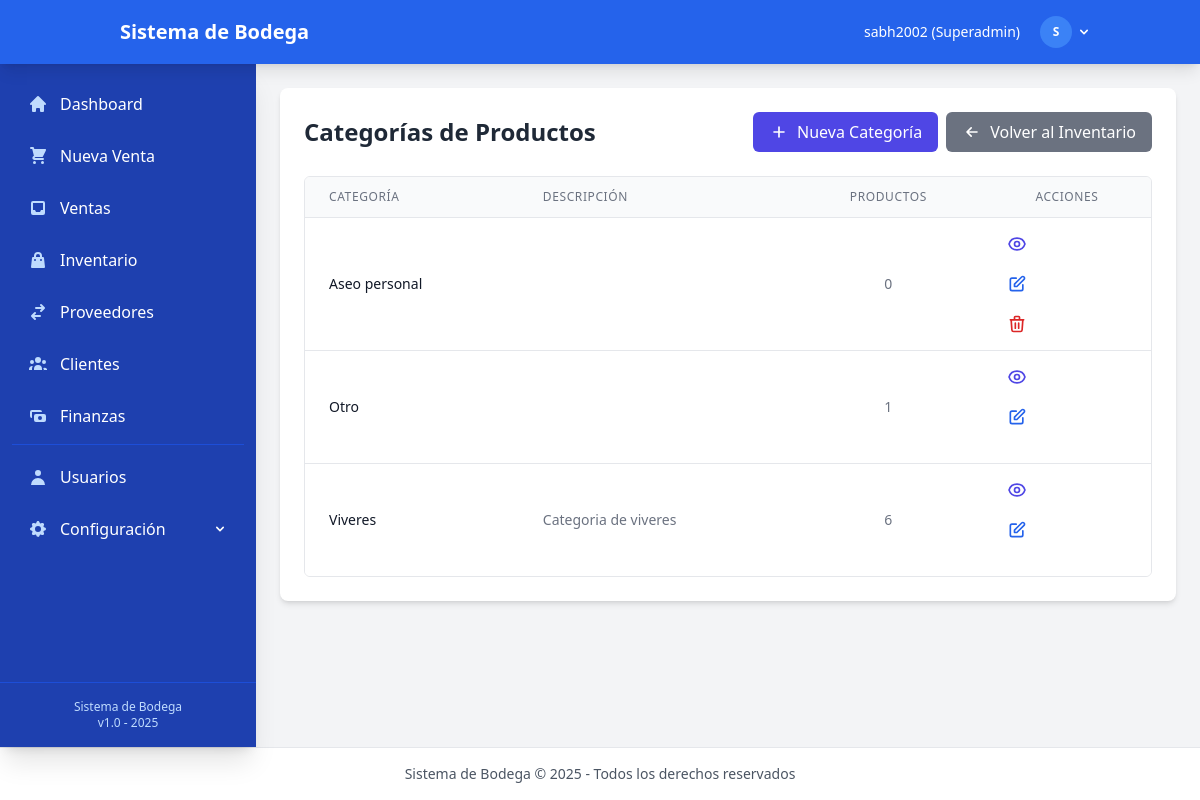
The app's page /inventory/categories/ (signed in) with its own data.
### accounts/models.py (models this page shows, shortened)
class User(AbstractUser):
    is_admin = models.BooleanField(default=False)
    is_employee = models.BooleanField(default=False)
    class Meta:
        verbose_name = 'Usuario'
        verbose_name_plural = 'Usuarios'
    @property
    def role(self):
        if self.is_superuser:
            return 'Superadmin'
        elif self.is_admin:
            return 'Administrador'
        elif self.is_employee:
            return 'Empleado'
        else:
            return 'Usuario'

### inventory/models.py (models this page shows, shortened)
class Category(models.Model):
    name = models.CharField(max_length=50, verbose_name="Nombre")
    description = models.TextField(blank=True, verbose_name="Descripción")
    class Meta:
        verbose_name = "Categoría"
        verbose_name_plural = "Categorías"
        ordering = ['name']

### inventory/views.py (the view)
# urls.py: path('categories/', views.category_list, name='category_list'),
@login_required
def category_list(request):
    categories = Category.objects.all().order_by('name')
    categories_with_count = []
    for category in categories:
        product_count = Product.objects.filter(category=category).count()
        categories_with_count.append({
            'category': category,
            'product_count': product_count
        })
    return render(request, 'inventory/category_list.html', {
        'categories': categories_with_count
    })

### utils/context_processors.py (called while the page is built)
def exchange_rate(request):
    latest_rate = ExchangeRate.get_latest_rate()
    return {
        'latest_exchange_rate': latest_rate,
    }

### utils/models.py (called while the page is built)
    @classmethod
    def get_latest_rate(cls):
        try:
            return cls.objects.latest()
        except cls.DoesNotExist:
            return None

### templates/inventory/category_list.html (shortened to what this page needs)
{% extends 'base/base.html' %}
{% block content %}
<div class="bg-white rounded-lg shadow-md p-6 mb-6">
    <div class="flex justify-between items-center mb-6">
        <h1 class="text-2xl font-bold text-gray-800">Categorías de Productos</h1>
        <div class="flex space-x-2">
            <a href="{% url 'inventory:category_create' %}" class="bg-indigo-600 hover:bg-indigo-700 text-white font-medium py-2 px-4 rounded-md inline-flex items-center">
                <svg xmlns="http://www.w3.org/2000/svg" class="h-5 w-5 mr-2" fill="none" viewBox="0 0 24 24" stroke="currentColor">
                    <path stroke-linecap="round" stroke-linejoin="round" stroke-width="2" d="M12 6v6m0 0v6m0-6h6m-6 0H6" />
                </svg>
                Nueva Categoría
            </a>
            <a href="{% url 'inventory:product_list' %}" class="bg-gray-500 hover:bg-gray-600 text-white font-medium py-2 px-4 rounded-md inline-flex items-center">
                <svg xmlns="http://www.w3.org/2000/svg" class="h-5 w-5 mr-2" fill="none" viewBox="0 0 24 24" stroke="currentColor">
                    <path stroke-linecap="round" stroke-linejoin="round" stroke-width="2" d="M11 17l-5-5m0 0l5-5m-5 5h12" />
                </svg>
                Volver al Inventario
            </a>
        </div>
    </div>
    <div class="bg-white overflow-hidden border border-gray-200 rounded-md">
        <table class="min-w-full divide-y divide-gray-200">
            <thead class="bg-gray-50">
                <tr>
                    <th scope="col" class="px-6 py-3 text-left text-xs font-medium text-gray-500 uppercase tracking-wider">
                        Categoría
                    </th>
                    <th scope="col" class="px-6 py-3 text-left text-xs font-medium text-gray-500 uppercase tracking-wider">
                        Descripción
                    </th>
                    <th scope="col" class="px-6 py-3 text-center text-xs font-medium text-gray-500 uppercase tracking-wider">
                        Productos
                    </th>
                    <th scope="col" class="px-6 py-3 text-center text-xs font-medium text-gray-500 uppercase tracking-wider">
                        Acciones
                    </th>
                </tr>
            </thead>
            <tbody class="bg-white divide-y divide-gray-200">
                {% for item in categories %}
                <tr class="hover:bg-gray-50">
                    <td class="px-6 py-4 whitespace-nowrap">
                        <div class="text-sm font-medium text-gray-900">{{ item.category.name }}</div>
                    </td>
                    <td class="px-6 py-4">
                        <div class="text-sm text-gray-500">{{ item.category.description|truncatechars:100 }}</div>
                    </td>
                    <td class="px-6 py-4 whitespace-nowrap text-sm text-gray-500 text-center">
                        {{ item.product_count }}
                    </td>
                    <td class="px-6 py-4 whitespace-nowrap text-sm text-gray-500 text-center">
                        <a href="{% url 'inventory:category_detail' item.category.id %}" class="text-indigo-600 hover:text-indigo-900 mr-3" title="Ver detalles">
                        </a>
                        <a href="{% url 'inventory:category_update' item.category.id %}" class="text-blue-600 hover:text-blue-900 mr-3" title="Editar">
                            <svg xmlns="http://www.w3.org/2000/svg" class="h-5 w-5" fill="none" viewBox="0 0 24 24" stroke="currentColor">
                                <path stroke-linecap="round" stroke-linejoin="round" stroke-width="2" d="M11 5H6a2 2 0 00-2 2v11a2 2 0 002 2h11a2 2 0 002-2v-5m-1.414-9.414a2 2 0 112.828 2.828L11.828 15H9v-2.828l8.586-8.586z" />
                            </svg>
                        </a>
                        {% if item.product_count == 0 %}
                        <a href="{% url 'inventory:category_delete' item.category.id %}" class="text-red-600 hover:text-red-900" title="Eliminar">
                            <svg xmlns="http://www.w3.org/2000/svg" class="h-5 w-5" fill="none" viewBox="0 0 24 24" stroke="currentColor">
                                <path stroke-linecap="round" stroke-linejoin="round" stroke-width="2" d="M19 7l-.867 12.142A2 2 0 0116.138 21H7.862a2 2 0 01-1.995-1.858L5 7m5 4v6m4-6v6m1-10V4a1 1 0 00-1-1h-4a1 1 0 00-1 1v3M4 7h16" />
                            </svg>
                        </a>
                        {% endif %}
                    </td>
                </tr>
                {% empty %}
                <tr>
                    <td colspan="4" class="px-6 py-4 text-center text-sm text-gray-500">
                        No hay categorías registradas.
                    </td>
                </tr>
                {% endfor %}
            </tbody>
        </table>
    </div>
</div>
{% endblock %}

### templates/base/base.html (shortened to what this page needs)
<!DOCTYPE html>
<html lang="es">
<head>
    <script src="https://cdn.tailwindcss.com"></script>
</head>
<body class="bg-gray-100 min-h-screen flex flex-col" x-data="{ sidebarOpen: false }">
    <header class="bg-blue-600 text-white shadow-lg relative z-50">
        <div class="container mx-auto px-4 py-3 flex justify-between items-center">
            <div class="flex items-center space-x-4">
                <a href="{% url 'dashboard' %}" class="text-xl font-bold hover:text-blue-200 transition-colors">
                    <span class="hidden sm:inline">Sistema de Bodega</span>
                </a>
            </div>
            {% if user.is_authenticated %}
            <div class="flex items-center space-x-4">
                <span class="text-sm hidden lg:inline">
                    {{ user.get_full_name|default:user.username }} ({{ user.role }})
                </span>
                <div x-data="{ userMenuOpen: false }" class="relative">
                    <button
                        @click="userMenuOpen = !userMenuOpen"
                        class="flex items-center text-sm focus:outline-none focus:ring-2 focus:ring-blue-300 rounded-full p-1">
                        <div class="h-8 w-8 bg-blue-500 rounded-full flex items-center justify-center">
                            <span class="text-xs font-bold">{{ user.username|first|upper }}</span>
                        </div>
                        <svg class="ml-1 h-4 w-4" xmlns="http://www.w3.org/2000/svg" viewBox="0 0 20 20" fill="currentColor">
                            <path fill-rule="evenodd" d="M5.293 7.293a1 1 0 011.414 0L10 10.586l3.293-3.293a1 1 0 111.414 1.414l-4 4a1 1 0 01-1.414 0l-4-4a1 1 0 010-1.414z" clip-rule="evenodd" />
                        </svg>
                    </button>
                </div>
            </div>
            {% endif %}
        </div>
    </header>
    <div class="flex flex-1 relative">
        {% if user.is_authenticated %}
        <aside class="sidebar-transition fixed md:static inset-y-0 left-0 z-40 w-64 bg-blue-800 text-white shadow-xl transform md:transform-none"
               :class="sidebarOpen ? 'translate-x-0' : '-translate-x-full md:translate-x-0'">
            <div class="h-full flex flex-col">
                <nav class="flex-1 py-4 overflow-y-auto custom-scrollbar">
                    <ul class="space-y-1 px-3">
                        <li>
                            <a href="{% url 'dashboard' %}"
                               @click="sidebarOpen = false"
                               class="flex items-center py-3 px-4 rounded-lg hover:bg-blue-700 transition-colors group">
                                <span class="font-medium">Dashboard</span>
                            </a>
                        </li>
                        <li>
                            <a href="{% url 'sales:sale_create' %}"
                               @click="sidebarOpen = false"
                               class="flex items-center py-3 px-4 rounded-lg hover:bg-blue-700 transition-colors group">
                                <span class="font-medium">Nueva Venta</span>
                            </a>
                        </li>
                        <li>
                            <a href="{% url 'sales:sale_list' %}"
                               @click="sidebarOpen = false"
                               class="flex items-center py-3 px-4 rounded-lg hover:bg-blue-700 transition-colors group">
                                <svg xmlns="http://www.w3.org/2000/svg" class="h-5 w-5 mr-3 text-blue-200 group-hover:text-white" viewBox="0 0 20 20" fill="currentColor">
                                    <path fill-rule="evenodd" d="M5 3a2 2 0 00-2 2v10a2 2 0 002 2h10a2 2 0 002-2V5a2 2 0 00-2-2H5zm0 2h10v7h-2l-1 2H8l-1-2H5V5z" clip-rule="evenodd" />
                                </svg>
                                <span class="font-medium">Ventas</span>
                            </a>
                        </li>
                        <li>
                            <a href="{% url 'inventory:product_list' %}"
                               @click="sidebarOpen = false"
                               class="flex items-center py-3 px-4 rounded-lg hover:bg-blue-700 transition-colors group">
                                <span class="font-medium">Inventario</span>
                            </a>
                        </li>
                        <li>
                            <a href="{% url 'suppliers:supplier_list' %}"
                               @click="sidebarOpen = false"
                               class="flex items-center py-3 px-4 rounded-lg hover:bg-blue-700 transition-colors group">
                                <span class="font-medium">Proveedores</span>
                            </a>
                        </li>
                        <li>
                            <a href="{% url 'customers:customer_list' %}"
                               @click="sidebarOpen = false"
                               class="flex items-center py-3 px-4 rounded-lg hover:bg-blue-700 transition-colors group">
                                <span class="font-medium">Clientes</span>
                            </a>
                        </li>
                        <li>
                            <a href="{% url 'finances:dashboard' %}"
                               @click="sidebarOpen = false"
                               class="flex items-center py-3 px-4 rounded-lg hover:bg-blue-700 transition-colors group">
                                <span class="font-medium">Finanzas</span>
                            </a>
                        </li>
                        {% if user.is_admin or user.is_superuser %}
                        <li class="border-t border-blue-700 pt-2 mt-2">
                            <a href="{% url 'accounts:user_list' %}"
                               @click="sidebarOpen = false"
                               class="flex items-center py-3 px-4 rounded-lg hover:bg-blue-700 transition-colors group">
                                <svg xmlns="http://www.w3.org/2000/svg" class="h-5 w-5 mr-3 text-blue-200 group-hover:text-white" viewBox="0 0 20 20" fill="currentColor">
                                    <path fill-rule="evenodd" d="M10 9a3 3 0 100-6 3 3 0 000 6zm-7 9a7 7 0 1114 0H3z" clip-rule="evenodd" />
                                </svg>
                                <span class="font-medium">Usuarios</span>
                            </a>
                        </li>
                        <li x-data="{ submenuOpen: false }">
                            <button @click="submenuOpen = !submenuOpen"
                                    class="w-full flex items-center py-3 px-4 rounded-lg hover:bg-blue-700 transition-colors group">
                                <span class="flex-1 text-left font-medium">Configuración</span>
                            </button>
                        </li>
                        {% endif %}
                    </ul>
                </nav>
                <div class="p-4 border-t border-blue-700">
                    <div class="text-center text-xs text-blue-200">
                        Sistema de Bodega<br>
                        v1.0 - 2025
                    </div>
                </div>
            </div>
        </aside>
        {% endif %}
        <main class="flex-1 min-w-0">
            <div class="p-4 md:p-6">
                {% block content %}{% endblock %}
            </div>
        </main>
    </div>
    <footer class="bg-white border-t border-gray-200 p-4">
        <div class="container mx-auto text-center text-gray-600 text-sm">
            <p class="hidden sm:block">Sistema de Bodega &copy; 2025 - Todos los derechos reservados</p>
        </div>
    </footer>
</body>
</html>

### templates/base/base.html (style rules this page uses)
.sidebar-transition { transition: all 0.3s ease-in-out; }

### records on screen
User: get_full_name "sabh2002", role "Superadmin", username|first "S"
Category: category.name "Aseo personal", product_count "0"
Category: category.name "Otro", product_count "1"
Category: category.name "Viveres", category.description "Categoria de viveres", product_count "6"
